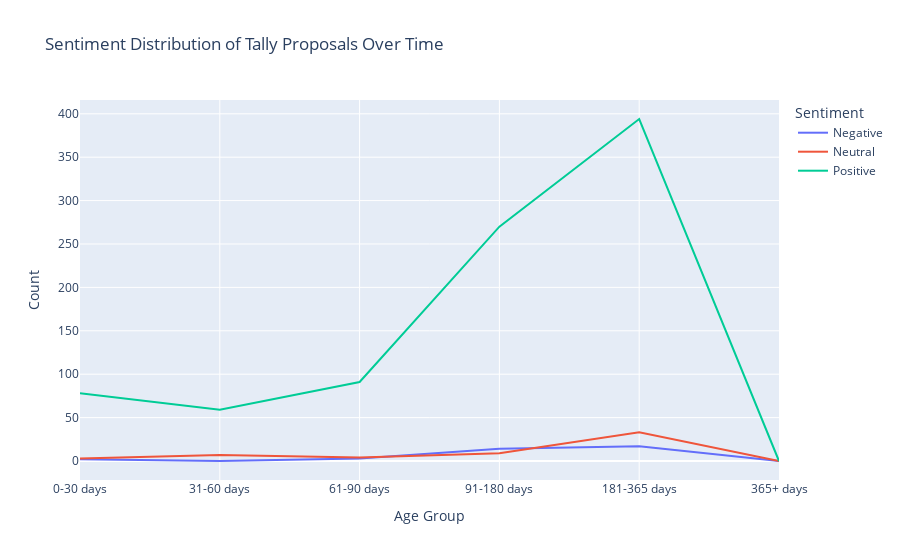

Notebook code for this chart:
### Markdown cell above
#### Does the sentiment towards Tally proposals change as they age on the forum (consider comparing sentiment for newly posted vs. older proposals)?

### Code cell
import pandas as pd
from nltk.sentiment.vader import SentimentIntensityAnalyzer
import plotly.express as px

# Load datasets
topics_df = pd.read_csv('forum_topics_data.csv')
posts_df = pd.read_csv('forum_posts_data.csv')

# Filter Tally proposal posts
tally_topic_ids = [21332, 20957, 20856, 20223, 20064, 19899, 19467, 16501, 19696, 18557, 
                   19046, 16131, 15615, 15920, 15425, 15426, 14976, 14688, 14790, 13360, 13362]

tally_posts = posts_df[posts_df['Topic ID'].isin(tally_topic_ids)]

# Convert 'Post Created At' to datetime
tally_posts['Post Created At'] = pd.to_datetime(tally_posts['Post Created At'])

# Initialize SentimentIntensityAnalyzer
sid = SentimentIntensityAnalyzer()

# Function to determine sentiment polarity
def get_sentiment(text):
    scores = sid.polarity_scores(text)
    if scores['compound'] >= 0.05:
        return 'Positive'
    elif scores['compound'] <= -0.05:
        return 'Negative'
    else:
        return 'Neutral'

# Apply sentiment analysis to comments
tally_posts['Sentiment'] = tally_posts['Post Description'].astype(str).apply(get_sentiment)

# Categorize proposals into different age groups (e.g., newly posted vs. older)
# You can adjust the age groups as per your requirement
tally_posts['Age Group'] = pd.cut((pd.Timestamp.now() - tally_posts['Post Created At']).dt.days, bins=[0, 30, 60, 90, 180, 365, float('inf')],
                                  labels=['0-30 days', '31-60 days', '61-90 days', '91-180 days', '181-365 days', '365+ days'])

# Calculate sentiment distributions for each age group
sentiment_distribution = tally_posts.groupby(['Age Group', 'Sentiment']).size().reset_index(name='Count')

# Plot sentiment distribution over time using line plot
fig = px.line(sentiment_distribution, x='Age Group', y='Count', color='Sentiment', 
              title='Sentiment Distribution of Tally Proposals Over Time')
fig.show()
fig.write_html("Change in Sentiment Over Time for Tally Proposals.html")

### Figure 1 — Plotly figure (JSON) as saved in the notebook; plotly's stock layout.template omitted (floating-point values rounded to 4 significant figures)
{"data": [{"hovertemplate": "Sentiment=Negative<br>Age Group=%{x}<br>Count=%{y}<extra></extra>", "legendgroup": "Negative", "line": {"color": "#636efa", "dash": "solid"}, "marker": {"symbol": "circle"}, "mode": "lines", "name": "Negative", "orientation": "v", "showlegend": true, "type": "scatter", "x": ["0-30 days", "31-60 days", "61-90 days", "91-180 days", "181-365 days", "365+ days"], "xaxis": "x", "y": [2, 0, 3, 14, 17, 0], "yaxis": "y"}, {"hovertemplate": "Sentiment=Neutral<br>Age Group=%{x}<br>Count=%{y}<extra></extra>", "legendgroup": "Neutral", "line": {"color": "#EF553B", "dash": "solid"}, "marker": {"symbol": "circle"}, "mode": "lines", "name": "Neutral", "orientation": "v", "showlegend": true, "type": "scatter", "x": ["0-30 days", "31-60 days", "61-90 days", "91-180 days", "181-365 days", "365+ days"], "xaxis": "x", "y": [3, 7, 4, 9, 33, 0], "yaxis": "y"}, {"hovertemplate": "Sentiment=Positive<br>Age Group=%{x}<br>Count=%{y}<extra></extra>", "legendgroup": "Positive", "line": {"color": "#00cc96", "dash": "solid"}, "marker": {"symbol": "circle"}, "mode": "lines", "name": "Positive", "orientation": "v", "showlegend": true, "type": "scatter", "x": ["0-30 days", "31-60 days", "61-90 days", "91-180 days", "181-365 days", "365+ days"], "xaxis": "x", "y": [78, 59, 91, 270, 394, 0], "yaxis": "y"}], "layout": {"legend": {"title": {"text": "Sentiment"}, "tracegroupgap": 0}, "title": {"text": "Sentiment Distribution of Tally Proposals Over Time"}, "xaxis": {"anchor": "y", "domain": [0, 1], "title": {"text": "Age Group"}}, "yaxis": {"anchor": "x", "domain": [0, 1], "title": {"text": "Count"}}}}
